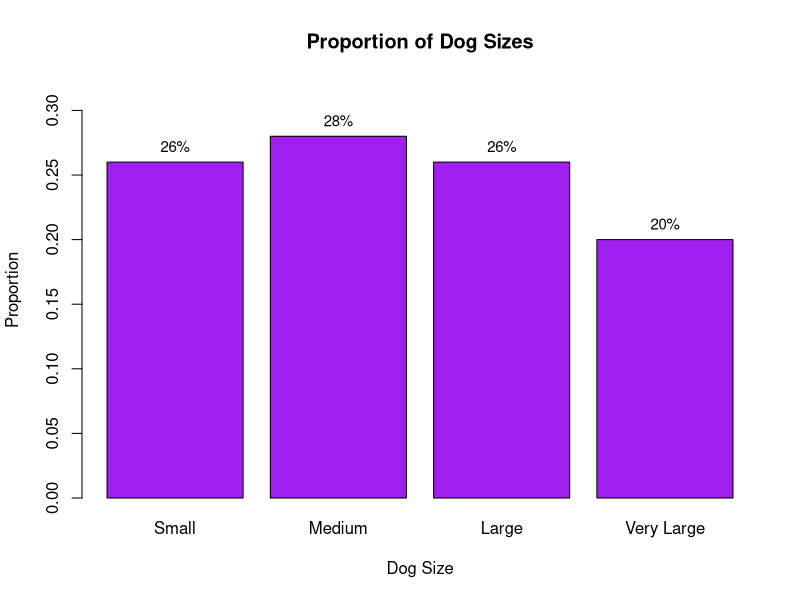
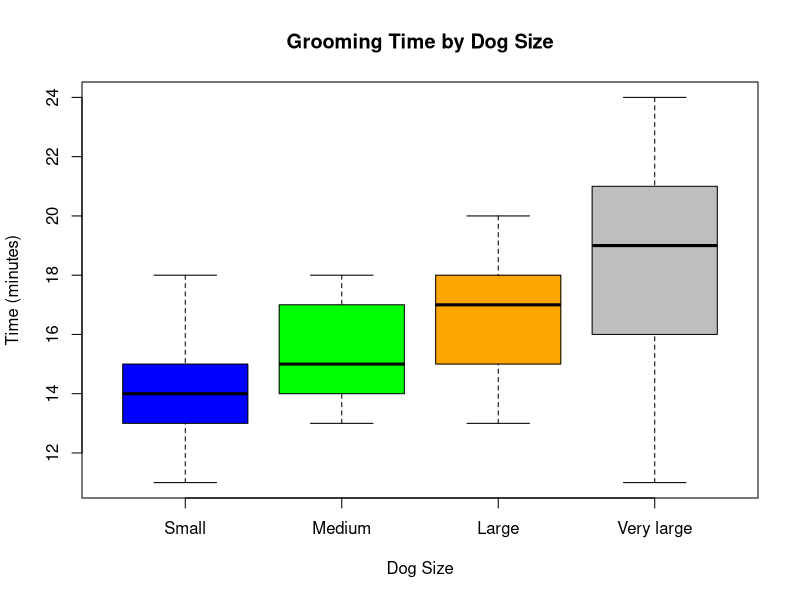

Write R code to recreate these figures, in order.
## ---- chunk 1
knitr::opts_chunk$set(echo = TRUE)
## ---- chunk 2


dog_1 <- read.csv("Dog Data_1.csv")
dog_2 <- read.csv("Dog Data_2.csv")


dog_1$size <- factor(dog_1$size,
levels = c("Small", "Medium", "Large", "Very large"))
dog_2$size <- factor(dog_2$size,
levels = c("Small", "Medium", "Large", "Very Large"))

## ---- chunk 3

size_summary <- aggregate(frequency ~ size, data = dog_2, sum)

size_summary$proportion <- size_summary$frequency / sum(size_summary$frequency)


size_summary

mp <- barplot(size_summary$proportion,
              names.arg = size_summary$size,
              col = "purple",
              ylim = c(0, max(size_summary$proportion) * 1.15),
              main = "Proportion of Dog Sizes",
              xlab = "Dog Size",
              ylab = "Proportion")

text(mp, size_summary$proportion,
     labels = paste0(round(100 * size_summary$proportion, 1), "%"),
     pos = 3, cex = 0.9)

## ---- chunk 4
stem(dog_1$time, scale = 2)
## ---- chunk 5

boxplot(time ~ size, data = dog_1,
        main = "Grooming Time by Dog Size",
        xlab = "Dog Size",
        ylab = "Time (minutes)",
        col = c("blue", "green", "orange", "gray"))
## ---- chunk 6

num_exceed <- sum(dog_1$time > 20)


total_dogs <- nrow(dog_1)


refund_percent <- (num_exceed / total_dogs) * 100
paste0(round(refund_percent, 1), "%")
## ---- chunk 7
refund_cutoff <- quantile(dog_1$time, 0.99)

refund_cutoff
